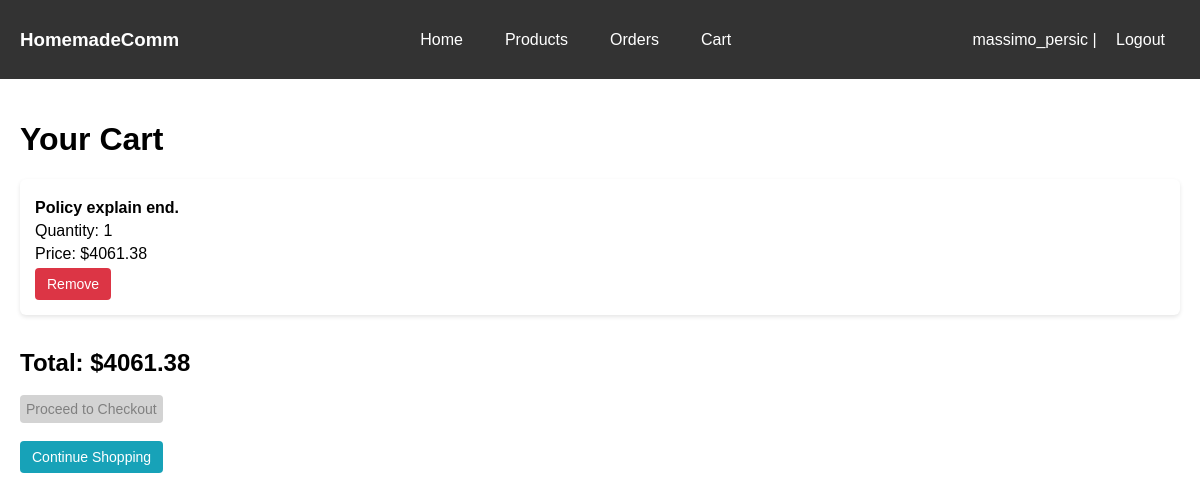
Screenshot of /cart/ (signed in) with the database file from the repository.
### main/models.py (models this page shows, shortened)
class User(AbstractUser):
    is_seller = models.BooleanField(default=False)
    is_buyer = models.BooleanField(default=True)

class CartItem(models.Model):
    cart = models.ForeignKey(Cart, on_delete=models.CASCADE)
    product = models.ForeignKey(Product, on_delete=models.CASCADE)
    quantity = models.PositiveIntegerField(default=1)

class Product(models.Model):
    seller = models.ForeignKey(User, on_delete=models.CASCADE, related_name='products')
    title = models.CharField(max_length=100)
    description = models.TextField()
    price = models.DecimalField(max_digits=10, decimal_places=2)
    stock = models.PositiveIntegerField()
    image = models.ImageField(upload_to='product_images/')
    category = models.ForeignKey('Category', on_delete=models.SET_NULL, null=True, blank=True)
    created_at = models.DateTimeField(auto_now_add=True)

### main/views.py (the view)
# urls.py: path('cart/', cart_detail, name='cart_detail'),
@login_required
def cart_detail(request):
    cart, created = Cart.objects.get_or_create(user=request.user)
    cart_items = CartItem.objects.filter(cart=cart)
    cart_total = sum(item.product.price * item.quantity for item in cart_items)
    return render(request, 'cart/cart_detail.html', {'cart': cart, 'cart_items': cart_items,'cart_total': cart_total})

### main/templates/cart/cart_detail.html (shortened to what this page needs)
{% extends "index.html" %}
{% block content %}
<h1>Your Cart</h1>
{% if cart_items %}
<ul class="cart-list">
    {% for item in cart_items %}
    <li class="cart-item">
        <p><strong>{{ item.product.title }}</strong></p>
        <p>Quantity: {{ item.quantity }}</p>
        <p>Price: ${{ item.product.price }}</p>
        <form method="post" action="{% url 'main:remove_from_cart' item.id %}">
            <button type="submit" class="btn btn-danger">Remove</button>
        </form>
    </li>
    {% endfor %}
</ul>
<br>
<div style="font-weight: bold; font-size: 24px;">
    Total: ${{ cart_total }}
</div>
<br>
<a class="btn btn-primary"
    style="padding:6px; background-color: lightgray; border-radius: 4px; font-size: 14px; color: gray;">Proceed to
    Checkout</a>
{% else %}
<p>Your cart is empty.</p>
{% endif %}
<br>
<br>
<a href="{% url 'main:product_list' %}" class="btn btn-info">Continue Shopping</a>
{% endblock %}

### main/templates/index.html (shortened to what this page needs)
<!DOCTYPE html>
<html lang="en">
<head>
  {% load static %}
</head>
<body>
  <div class="navbar">
    <h3 style="color: white">HomemadeComm</h3>
    <div class="nav-links">
      <a href="/">Home</a>
      <a href="/products">Products</a>
      {% if user.is_staff %} <a href="/orders">Orders</a> {% endif %}
      <a href="/cart">Cart</a>
    </div>
    <div class="user-info">
      {% if user.is_authenticated %} {{ user.username }} |
      <a href="{% url 'logout' %}">Logout</a>
      {% else %}
      <a href="/accounts/login">Login</a>
      {% endif %}
    </div>
  </div>
  <div class="container">
    <main>{% block content %}{% endblock %}</main>
  </div>
</body>
</html>

### main/templates/index.html (style rules this page uses)
body { font-family: Arial, sans-serif; margin: 0; padding: 0; }
.navbar { background-color: #333; overflow: hidden; display: flex; justify-content: space-between; align-items: center; padding: 10px 20px; }
.navbar a { color: white; text-decoration: none; padding: 10px 15px; transition: background 0.3s; }
.navbar .nav-links { display: flex; gap: 12px; }
.navbar .user-info { color: white; }
.container { padding: 20px; }

### main/templates/cart/cart_detail.html (style rules this page uses)
.cart-list { list-style: none; padding: 0; }
.cart-item { padding: 15px; background: white; margin-bottom: 10px; border-radius: 6px; box-shadow: 0 2px 4px rgba(0, 0, 0, 0.1); }
.cart-item p { margin: 5px 0; }
.btn { display: inline-block; padding: 8px 12px; border-radius: 4px; text-decoration: none; font-size: 14px; }
.btn-danger { background: #dc3545; color: white; border: none; cursor: pointer; }
.btn-info { background: #17a2b8; color: white; border: none; text-align: center; }
.btn-primary { background-color: lightgray; color: gray; border: none; }

### rows the page displays
User: username "massimo_persic"
CartItem: product "Policy explain end.", quantity "1", product.price "4061.38"

### other values shown
{{ cart_total }} "4061.38"
